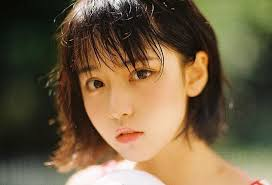
#> input picture data/cg1.jpg, 272 x 185 px
$ python Face_extraction.py
#> lines starting #> are read from the running program, lines starting #| are printed output that depends on the picture; after the words box and inside, x2 and y2 are one past the last pixel; in counts of white or black regions, pixels touching at a corner belong together
#!/usr/bin/python
# -*- coding: utf-8 -*-

__author__ = 'Acemyzoe'

import os
import sys
import cv2
import numpy as np

def resize(pic_name):
#> called with pic_name = './data/cg1.jpg'
    image = cv2.imread(pic_name)
#> image is the input picture: shape (185, 272, 3); mean B, G, R 68.4, 95.6, 113.8
    gray = cv2.cvtColor(image,cv2.COLOR_BGR2GRAY)
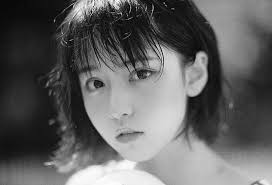
#> gray: shape (185, 272); min 0, max 254, mean 98

    #轮询所有分类器直至获取到人脸
    cascPaths = ["./model/haarcascade_frontalface_alt2.xml","./model/haarcascade_frontalface_alt.xml","./model/haarcascade_frontalface_default.xml"]
    for cascPath in cascPaths:
        faceCascade = cv2.CascadeClassifier(cascPath)

        faces = faceCascade.detectMultiScale(
            gray,
            scaleFactor=1.3,
            minNeighbors=5,
            minSize=(30, 30)
            )
        if len(faces):
            print("got face")
            break
        print("can't get faces")
#> this loop made 3 passes
#> faces on pass 3: [[66, 46, 101, 101]]

    for (x, y, w, h) in faces:
        cv2.rectangle(image, (x, y), (x+w, y+h), (0, 255, 0), 2)
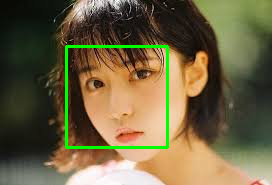
#> image: shape (185, 272, 3); 2.4% of pixels changed, all inside (x1, y1, x2, y2) = (65, 45, 169, 149)
        image = image[y:y+h,x:x+w]
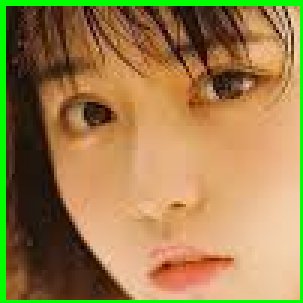
#> image: shape (101, 101, 3) (shown 3 times larger); mean B, G, R 76.3, 128.4, 158
        image = cv2.resize(image,(48,48))
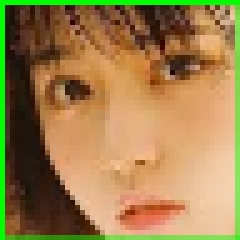
#> image: shape (48, 48, 3) (shown 5 times larger); mean B, G, R 76.1, 128.5, 157.8
        #image = cv2.cvtColor(image,cv2.COLOR_BGR2GRAY)
        cv2.imshow('image',image)
        image_path = pic_name+'_resize.jpg'
        pic = cv2.imwrite(image_path,image)
    return image_path

if __name__=='__main__':
    path = resize('./data/cg1.jpg')
    print(path)

$ run again, with data/biden.jpg copied over data/cg1.jpg
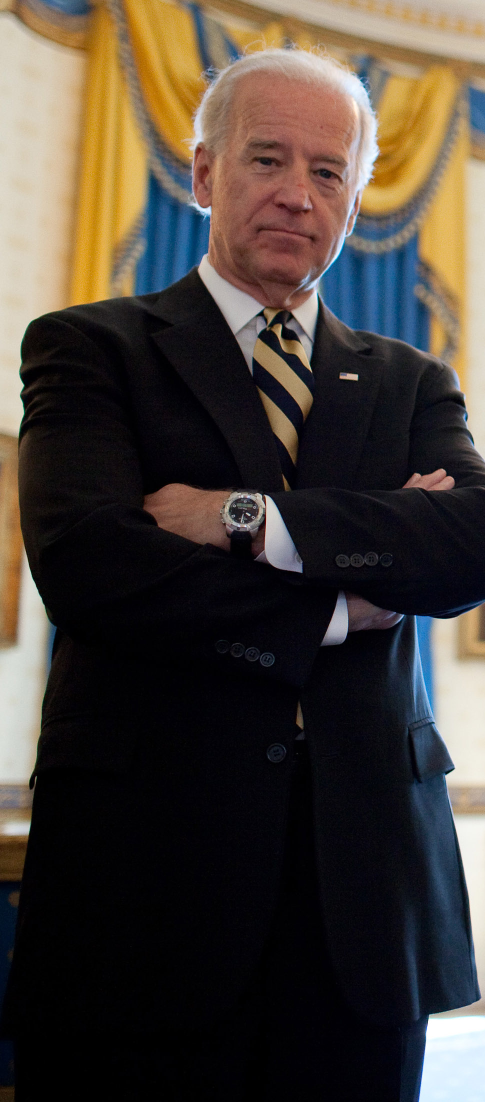
#> input picture data/biden.jpg, 970 x 2204 px (shown at 1/2 size)
#> in resize, image is the input picture: shape (2204, 970, 3); mean B, G, R 55.5, 62.7, 70.7
#> in resize, `gray = cv2.cvtColor(image,cv2.COLOR_BGR2GRAY)`:
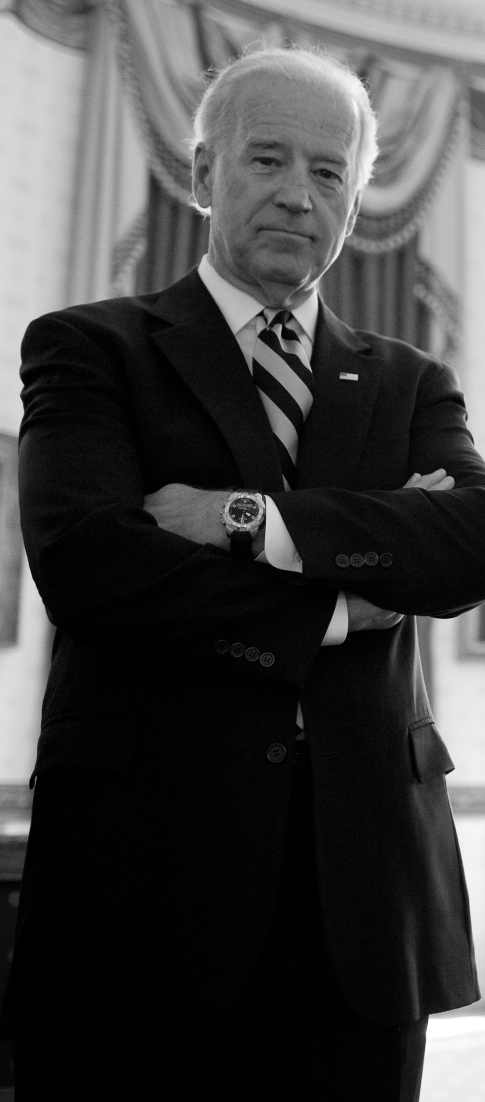
#> gray: shape (2204, 970) (shown at 1/2 size); min 0, max 255, mean 64.3
#> the loop in resize, `for cascPath in cascPaths:` made 3 passes
#> faces on pass 3: [[426, 213, 312, 312]]
#> in resize, `image = cv2.resize(image,(48,48))`:
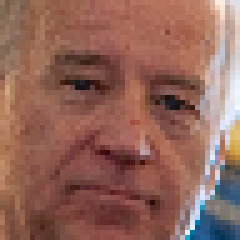
#> image: shape (48, 48, 3) (shown 5 times larger); mean B, G, R 89.7, 100.7, 145.4

$ run again, with data/obama.jpg copied over data/cg1.jpg
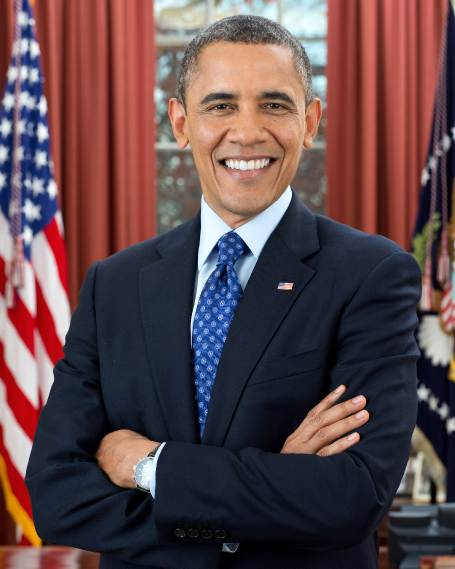
#> input picture data/obama.jpg, 910 x 1137 px (shown at 1/2 size)
#> in resize, image is the input picture: shape (1137, 910, 3); mean B, G, R 74.6, 71.7, 95
#> in resize, `gray = cv2.cvtColor(image,cv2.COLOR_BGR2GRAY)`:
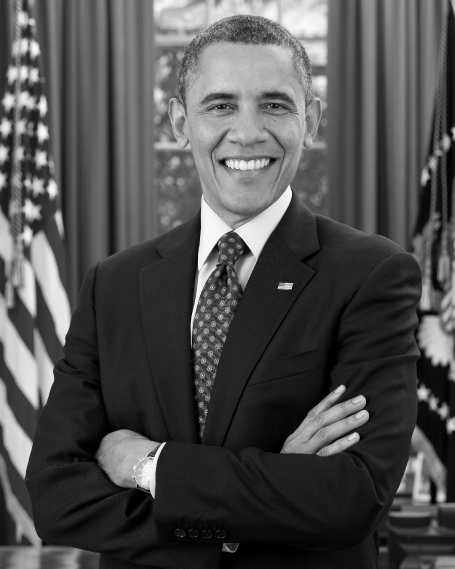
#> gray: shape (1137, 910) (shown at 1/2 size); min 0, max 255, mean 79
#> the loop in resize, `for cascPath in cascPaths:` made 1 pass
#> faces on pass 1: [[341, 86, 313, 313]]
#> in resize, `image = cv2.resize(image,(48,48))`:
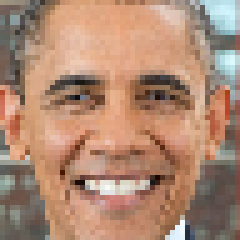
#> image: shape (48, 48, 3) (shown 5 times larger); mean B, G, R 114.8, 137, 174.8
